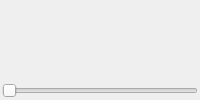
<?xml version="1.0" encoding="UTF-8"?>
<ui version="4.0">
 <class>SpinSlider</class>
 <widget class="QWidget" name="SpinSlider">
  <property name="sizePolicy">
   <sizepolicy hsizetype="Preferred" vsizetype="Fixed">
    <horstretch>0</horstretch>
    <verstretch>0</verstretch>
   </sizepolicy>
  </property>
  <layout class="QGridLayout" name="layout">
   <property name="leftMargin">
    <number>2</number>
   </property>
   <property name="topMargin">
    <number>2</number>
   </property>
   <property name="rightMargin">
    <number>2</number>
   </property>
   <property name="bottomMargin">
    <number>2</number>
   </property>
   <property name="spacing">
    <number>2</number>
   </property>
   <item row="0" column="0">
    <widget class="QLabel" name="label"/>
   </item>
   <item row="1" column="0" colspan="2">
    <widget class="QSlider" name="slider">
     <property name="maximumSize">
      <size>
       <width>500</width>
       <height>16777215</height>
      </size>
     </property>
     <property name="maximum">
      <number>100</number>
     </property>
     <property name="orientation">
      <enum>Qt::Horizontal</enum>
     </property>
    </widget>
   </item>
  </layout>
 </widget>
 <resources/>
 <connections>
  <connection>
   <sender>slider</sender>
   <signal>valueChanged(int)</signal>
   <receiver>SpinSlider</receiver>
   <slot>onSliderValueChanged(int)</slot>
   <hints>
    <hint type="sourcelabel">
     <x>199</x>
     <y>287</y>
    </hint>
    <hint type="destinationlabel">
     <x>199</x>
     <y>149</y>
    </hint>
   </hints>
  </connection>
 </connections>
 <slots>
  <slot>onSliderValueChanged(int)</slot>
 </slots>
</ui>
